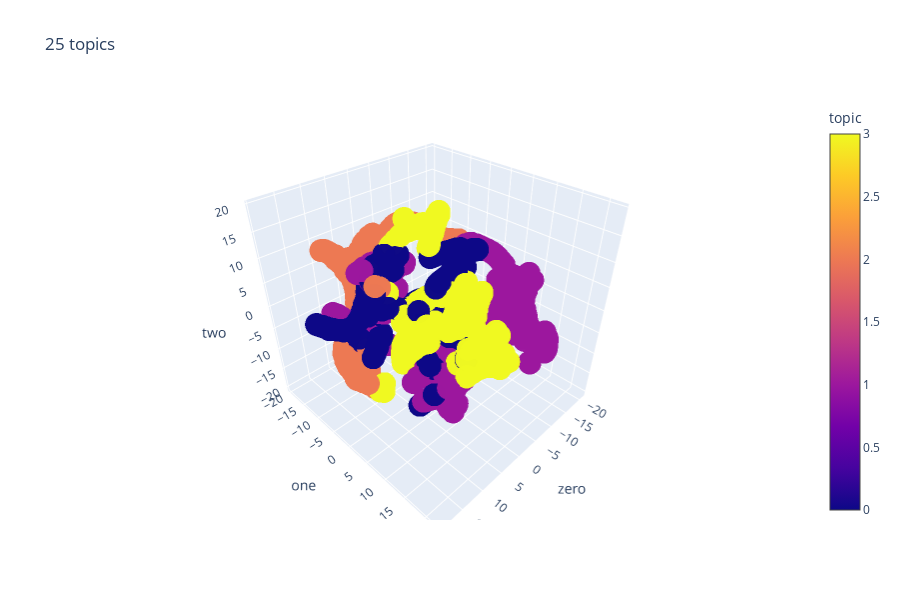

Notebook cell for this chart:
### Code cell
# plot interactive 3D
fig = px.scatter_3d(ty, x='zero', y='one', z='two',
              color='topic', title='25 topics', opacity=0.99)#  size_max=28,
fig.show()

### Figure 1 — Plotly figure (JSON) as saved in the notebook; plotly's stock layout.template omitted (floating-point values rounded to 4 significant figures; data arrays with more than 128 entries replaced by an {"elided": "..."} marker saying what was removed)
{"data": [{"hoverlabel": {"namelength": 0}, "hovertemplate": "zero=%{x}<br>one=%{y}<br>two=%{z}<br>topic=%{marker.color}", "legendgroup": "", "marker": {"color": {"elided": "2000 int values"}, "coloraxis": "coloraxis", "opacity": 0.99, "symbol": "circle"}, "mode": "markers", "name": "", "scene": "scene", "showlegend": false, "type": "scatter3d", "x": {"elided": "2000 float values"}, "y": {"elided": "2000 float values"}, "z": {"elided": "2000 float values"}}], "layout": {"coloraxis": {"colorbar": {"title": {"text": "topic"}}, "colorscale": [[0, "#0d0887"], [0.1111, "#46039f"], [0.2222, "#7201a8"], [0.3333, "#9c179e"], [0.4444, "#bd3786"], [0.5556, "#d8576b"], [0.6667, "#ed7953"], [0.7778, "#fb9f3a"], [0.8889, "#fdca26"], [1, "#f0f921"]]}, "height": 600, "legend": {"tracegroupgap": 0}, "scene": {"domain": {"x": [0, 0.98], "y": [0, 1]}, "xaxis": {"title": {"text": "zero"}}, "yaxis": {"title": {"text": "one"}}, "zaxis": {"title": {"text": "two"}}}, "title": {"text": "25 topics"}}}
